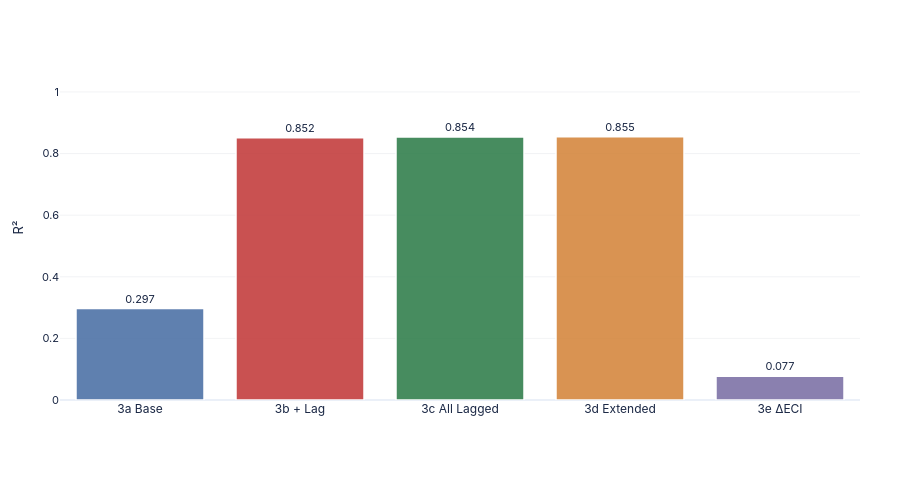

The notebook cell this image was saved under:
### Markdown cell above
### Chart 10 — R² Comparison

### Code cell
perf_rows = []
for m in MODEL_ORDER:
    if m not in model_stats or model_stats[m]['R2'] is None: continue
    perf_rows.append({
        'Model': MODEL_LABELS[m],
        'R²': model_stats[m]['R2'],
        'N': model_stats[m]['N'],
        'color': SPEC_COLORS[m],
    })
perf_df = pd.DataFrame(perf_rows)

fig17 = go.Figure()
fig17.add_trace(go.Bar(
    x=perf_df['Model'], y=perf_df['R²'],
    marker=dict(color=[SPEC_COLORS[m] for m in MODEL_ORDER if m in coef_dfs],
                opacity=0.88, line=dict(color='white', width=1.5)),
    text=[f'{v:.3f}' for v in perf_df['R²']], textposition='outside',
    textfont=dict(size=11),
    hovertemplate='<b>%{x}</b><br>R² = %{y:.4f}<extra></extra>',
    name='R²',
))

# Add N annotations below bars
for _, row in perf_df.iterrows():
    fig17.add_annotation(
        x=row['Model'], y=-0.06, text=f"N={row['N']:,}", showarrow=False,
        font=dict(size=9, color='#666'), yref='y',
    )

fig17.update_layout(**base_layout(
    height=480, barmode='group',
    margin=dict(l=60, r=40, t=55, b=80),
    xaxis=dict(tickfont=dict(size=12)),
    yaxis=dict(title='R²', range=[0, 1.12], gridcolor=GRID, gridwidth=0.5),
    legend=dict(orientation='h', yanchor='bottom', y=1.02,
                xanchor='center', x=0.5, font=dict(size=11)),
))
save(fig17, '10_reg_r2', w=900, h=480)
fig17.show(config=CFG)

### Figure 1 — Plotly figure (JSON) as saved in the notebook; plotly's stock layout.template omitted (floating-point values rounded to 4 significant figures)
{"data": [{"hovertemplate": "<b>%{x}</b><br>R² = %{y:.4f}<extra></extra>", "marker": {"color": ["#4a6fa5", "#c23a3a", "#2e7d4a", "#d4853b", "#7b6fa5"], "line": {"color": "white", "width": 1.5}, "opacity": 0.88}, "name": "R²", "text": ["0.297", "0.852", "0.854", "0.855", "0.077"], "textfont": {"size": 11}, "textposition": "outside", "type": "bar", "x": ["3a Base", "3b + Lag", "3c All Lagged", "3d Extended", "3e ΔECI"], "y": [0.297, 0.8517, 0.8539, 0.8549, 0.077]}], "layout": {"annotations": [{"font": {"color": "#666", "size": 9}, "showarrow": false, "text": "N=1,810", "x": "3a Base", "y": -0.06, "yref": "y"}, {"font": {"color": "#666", "size": 9}, "showarrow": false, "text": "N=1,740", "x": "3b + Lag", "y": -0.06, "yref": "y"}, {"font": {"color": "#666", "size": 9}, "showarrow": false, "text": "N=1,736", "x": "3c All Lagged", "y": -0.06, "yref": "y"}, {"font": {"color": "#666", "size": 9}, "showarrow": false, "text": "N=1,716", "x": "3d Extended", "y": -0.06, "yref": "y"}, {"font": {"color": "#666", "size": 9}, "showarrow": false, "text": "N=1,716", "x": "3e ΔECI", "y": -0.06, "yref": "y"}], "barmode": "group", "font": {"color": "#1a2744", "family": "IBM Plex Sans, -apple-system, BlinkMacSystemFont, sans-serif", "size": 11}, "height": 480, "legend": {"font": {"size": 11}, "orientation": "h", "x": 0.5, "xanchor": "center", "y": 1.02, "yanchor": "bottom"}, "margin": {"b": 80, "l": 60, "r": 40, "t": 55}, "paper_bgcolor": "#ffffff", "plot_bgcolor": "#ffffff", "xaxis": {"tickfont": {"size": 12}}, "yaxis": {"gridcolor": "#e5e7eb", "gridwidth": 0.5, "range": [0, 1.12], "title": {"text": "R²"}}}}
